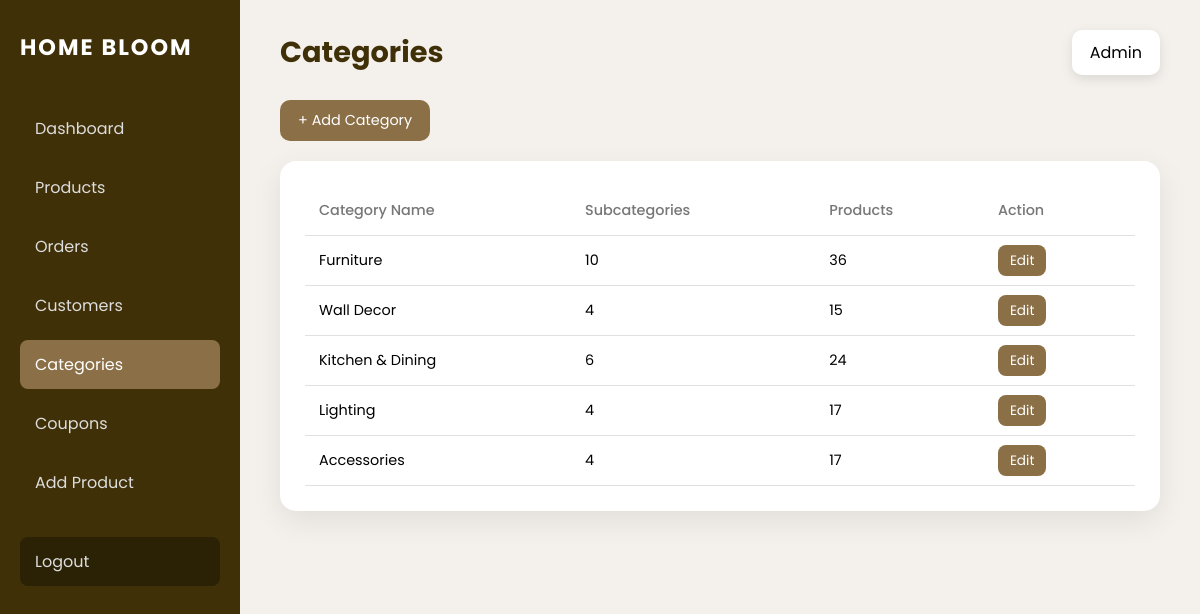
The page /admincategory (signed in) on the database its author committed.
### bloom/models.py (models this page shows, shortened)
class Category(models.Model):
    name = models.CharField(max_length=100)

### bloom/decorators.py (the view)
    def wrapper(request, *args, **kwargs):
        if request.user.is_authenticated and request.user.is_staff:
            return view_func(request, *args, **kwargs)
        messages.error(request, "Admin access only.")
        return redirect("login")

### bloom/views.py (called while the page is built)
@never_cache
@admin_required
def admincategory(request):
    categories = Category.objects.all()
    return render(request, "admincategory.html", {
        "categories": categories
    })

### bloom/templates/admincategory.html (shortened to what this page needs)
<!DOCTYPE html>
<html lang="en">
<head>
</head>
<body>
<div class="dashboard-wrapper">
    <aside class="sidebar">
        <h2 class="brand">HOME BLOOM</h2>
        <nav>
            <a href="{% url 'admindashboard' %}">Dashboard</a>
            <a href="{% url 'adminproduct' %}">Products</a>
            <a href="{% url 'adminorder' %}">Orders</a>
            <a href="{% url 'admincustomer' %}">Customers</a>
            <a href="{% url 'admincategory' %}" class="active">Categories</a>
            <a href="{% url 'admincoupon' %}">Coupons</a>
            <a href="{% url 'addproduct' %}">Add Product</a>
            <a href="/" class="logout">Logout</a>
        </nav>
    </aside>
    <main class="main-content">
        <div class="top-bar">
            <h1>Categories</h1>
            <div class="admin-info">Admin</div>
        </div>
        <div class="actions-bar">
            <a href="{% url 'categoryadd' %}" class="add-btn">+ Add Category</a>
        </div>
        <div class="table-wrapper">
            <table>
                <thead>
                    <tr>
                        <th>Category Name</th>
                        <th>Subcategories</th>
                        <th>Products</th>
                        <th>Action</th>
                    </tr>
                </thead>
                <tbody>
                {% for category in categories %}
                    <tr>
                        <td>{{ category.name }}</td>
                        <td>{{ category.subcategory_set.count }}</td>
                        <td>{{ category.product_set.count }}</td>
                        <td class="actions">
                            <a href="{% url 'categoryedit' category.id %}" class="edit">
                                Edit
                            </a>
                        </td>
                    </tr>
                {% empty %}
                    <tr>
                        <td colspan="4" class="empty">
                            No categories found.
                        </td>
                    </tr>
                {% endfor %}
                </tbody>
            </table>
        </div>
    </main>
</div>
</body>
</html>

### bloom/templates/admincategory.html (style rules this page uses)
* { margin:0; padding:0; box-sizing:border-box; font-family:'Poppins', sans-serif; }
body { background:#f4f1ec; }
.dashboard-wrapper { display:flex; min-height:100vh; }
.sidebar { width:240px; background:#3f3007; color:#fff; padding:30px 20px; }
.brand { font-size:1.4rem; letter-spacing:2px; margin-bottom:40px; }
.sidebar nav a { display:block; color:#ddd; text-decoration:none; padding:12px 15px; border-radius:8px; margin-bottom:10px; }
.sidebar nav a:hover, .sidebar nav a.active { background:#8B6F47; color:#fff; }
.logout { margin-top:30px; background:#2b2205; }
.main-content { flex:1; padding:30px 40px; }
.top-bar { display:flex; justify-content:space-between; align-items:center; margin-bottom:25px; }
.top-bar h1 { font-size:1.8rem; color:#3f3007; }
.admin-info { background:#fff; padding:10px 18px; border-radius:10px; box-shadow:0 4px 12px rgba(0,0,0,.1); }
.actions-bar { display:flex; justify-content:space-between; align-items:center; margin-bottom:20px; }
.add-btn { background:#8B6F47; color:#fff; padding:10px 18px; border-radius:10px; text-decoration:none; font-size:0.9rem; }
.table-wrapper { background:#fff; border-radius:16px; padding:25px; box-shadow:0 10px 30px rgba(0,0,0,.08); }
table { width:100%; border-collapse:collapse; }
th,td { padding:14px; text-align:left; border-bottom:1px solid #e0e0e0; font-size:0.9rem; }
th { color:#777; font-weight:500; }
.actions a { padding:6px 12px; border-radius:8px; font-size:0.85rem; text-decoration:none; color:#fff; margin-right:6px; }
.edit { background:#8B6F47; }

### rows shown on the page
Category: name "Furniture", subcategory_set.count "10", product_set.count "36"
Category: name "Wall Decor", subcategory_set.count "4", product_set.count "15"
Category: name "Kitchen & Dining", subcategory_set.count "6", product_set.count "24"
Category: name "Lighting", subcategory_set.count "4", product_set.count "17"
Category: name "Accessories", subcategory_set.count "4", product_set.count "17"
